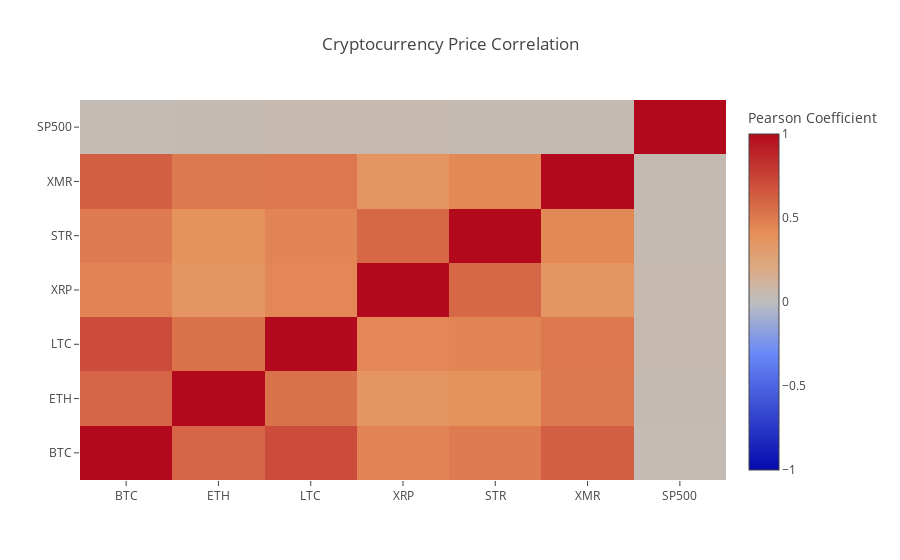

Notebook code for this chart:
### Code cell
correlation_heatmap(close_price_df.pct_change(), "Cryptocurrency Price Correlation")

### Figure 1 — Plotly figure (JSON) as saved in the notebook; plotly's stock layout.template omitted (floating-point values rounded to 4 significant figures)
{"data": [{"colorbar": {"title": {"text": "Pearson Coefficient"}}, "type": "heatmap", "uid": "d98d0114-7754-4496-92a9-892de737bcad", "x": ["BTC", "ETH", "LTC", "XRP", "STR", "XMR", "SP500"], "y": ["BTC", "ETH", "LTC", "XRP", "STR", "XMR", "SP500"], "z": [[1, 0.5935, 0.7065, 0.4629, 0.4962, 0.6273, 0.03467], [0.5935, 1, 0.5362, 0.3656, 0.385, 0.505, 0.04284], [0.7065, 0.5362, 1, 0.4439, 0.4516, 0.5155, 0.04882], [0.4629, 0.3656, 0.4439, 1, 0.5857, 0.3678, 0.04674], [0.4962, 0.385, 0.4516, 0.5857, 1, 0.4349, 0.04486], [0.6273, 0.505, 0.5155, 0.3678, 0.4349, 1, 0.04426], [0.03467, 0.04284, 0.04882, 0.04674, 0.04486, 0.04426, 1]], "zmax": 1, "zmin": -1}], "layout": {"title": {"text": "Cryptocurrency Price Correlation"}}}
